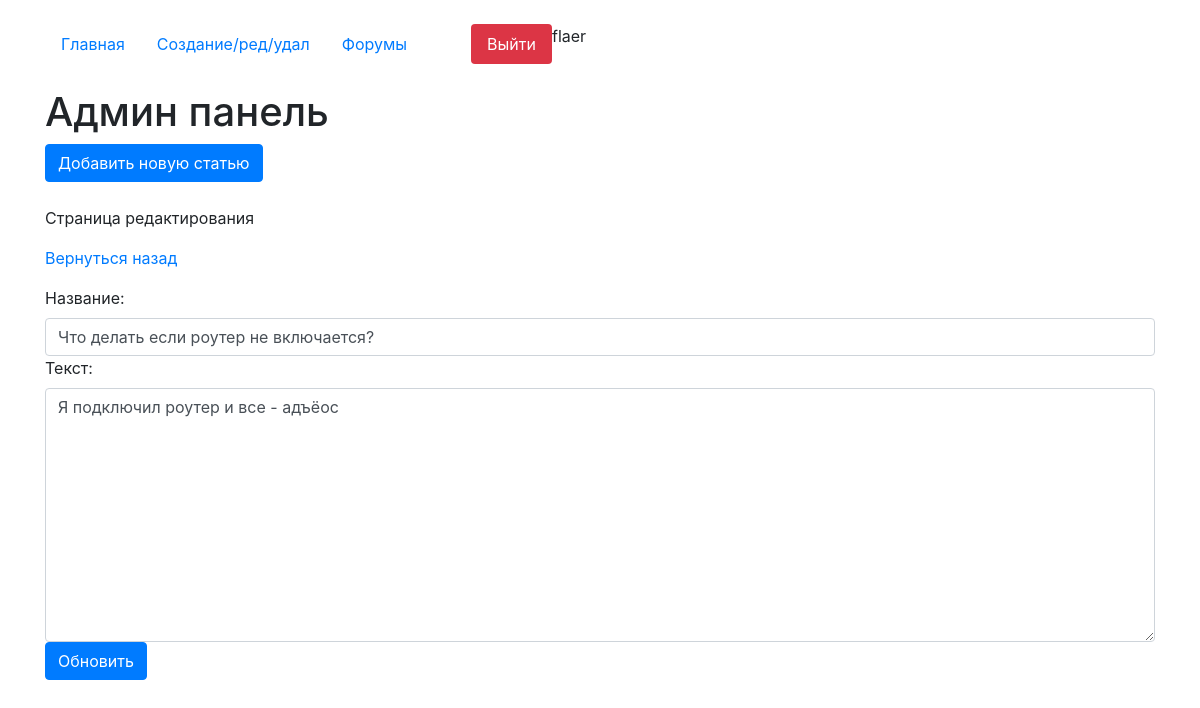
Page /update-page/75 (signed in) on the committed database.
### core/models.py (models this page shows, shortened)
class Articles(models.Model):
    author = models.ForeignKey(User, on_delete=models.CASCADE, verbose_name='Владелец статьи', blank=True, null=True)
    create_date = models.DateTimeField(auto_now=True)
    name = models.CharField(max_length=200, verbose_name='Название')
    text = models.TextField(verbose_name='Текст')
    class Meta:
        verbose_name = 'Статью'
        verbose_name_plural = 'Статьи'

### core/views.py (the view)
# urls.py: path('update-page/<int:pk>', views.ArticleUpdateView.as_view(), name='update_page'),
class ArticleUpdateView(LoginRequiredMixin, CustomSuccessMessageMixin, UpdateView):
    model = Articles
    template_name = 'edit_page.html'
    form_class = ArticleForm
    success_url = reverse_lazy('edit_page')
    success_msg = 'Запись успешно обновлена'
    def get_context_data(self, **kwargs):
        kwargs['update'] = True
        return super().get_context_data(**kwargs)
    def get_form_kwargs(self):
        kwargs = super().get_form_kwargs()
        if self.request.user != kwargs['instance'].author:
            return self.handle_no_permission()
        return kwargs

### core/forms.py
class ArticleForm(forms.ModelForm):
    class Meta:
        model = Articles
        fields = ('name', 'text')
    def __init__(self, *args, **kwargs):
        super().__init__(*args, **kwargs)
        for field in self.fields:
            self.fields[field].widget.attrs['class'] = 'form-control'

### core/templates/edit_page.html (shortened to what this page needs)
{% extends 'index.html' %}
    {% block content %}
    <h1 class="mt-4">Админ панель</h1>
<button type="button" class="btn btn-primary" data-toggle="modal" data-target="#exampleModal">
  Добавить новую статью
</button>
    {% if update %}
    <p class="mt-4">Страница редактирования</p>
    <p><a href="{% url 'edit_page' %}">Вернуться назад</a></p>
    <form id="update_data" method="post">
            {{form}}
        </form>
    <button form="update_data" type="submit" class="btn btn-primary">Обновить</button>
{% endif %}
   {% endblock %}

### core/templates/index.html (shortened to what this page needs)
<!doctype html>
{%load static%}
<html lang="ru">
  <head>
    <link rel="stylesheet" href="https://stackpath.bootstrapcdn.com/bootstrap/4.4.1/css/bootstrap.min.css">
<link rel="stylesheet" href="{% static 'css/demo.css' %}">
	<link rel="stylesheet" href="{% static 'css/fakeLoader.min.css' %}">
  </head>
  <body>
      <div class="container mt-4">
          <ul class="nav nav-pills">
  <li class="nav-item">
      {% url 'home' as url_home %}
    <a class="nav-link {% if url_home == request.path %}active{% endif %}" href="{{url_home}}">Главная</a>
  </li>
  <li class="nav-item">
      {% url 'edit_page' as url_edit_page %}
    <a class="nav-link {% if url_edit_page == request.path %}active{% endif %}" href="{{url_edit_page}}">Создание/ред/удал</a>
  </li>
 <li class="nav-item">
      {% url 'forum' as url_forum %}
    <a class="nav-link {% if url_forum == request.path %}active{% endif %}" href="{{url_forum}}">Форумы</a>
  </li>
  {% if request.user.is_authenticated %}
      <li class="nav-item">
        {% url 'logout_page' as url_logout_page %}
    <a class="nav-link btn-danger ml-5" href="{{url_logout_page}}">Выйти</a>
  </li>
  {% endif %}
{{request.user}}
</ul>
    {% block content %}{% endblock %}
</div>
  </body>
</html>

### core/static/css/demo.css (style rules this page uses)
a { text-decoration: none; }

### rows in the picture
Articles: name "Что делать если роутер не включается?", text "Я подключил роутер и все - адъёос"

### other values in the picture
{{ request.user }} "flaer"
